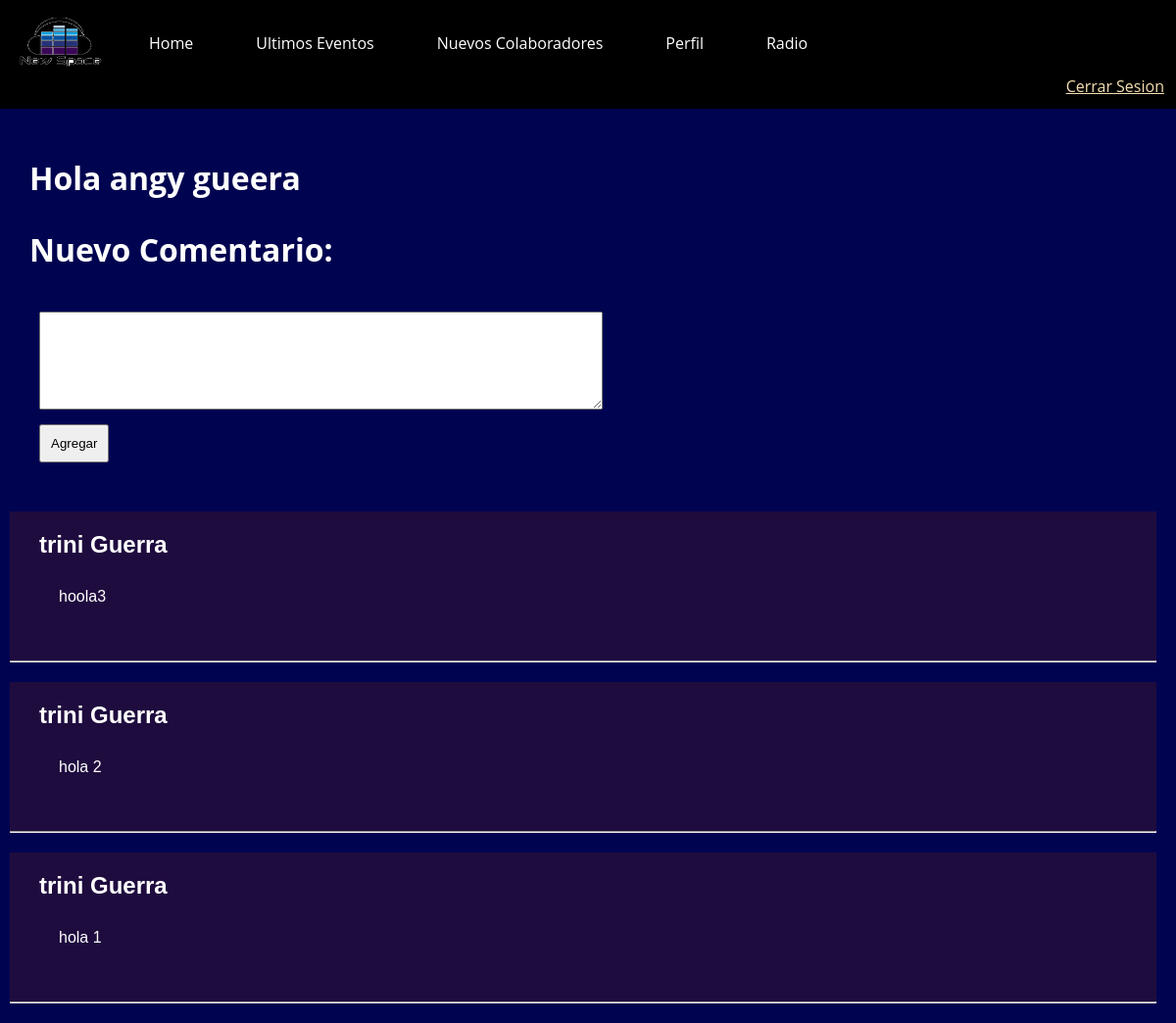
Screenshot of /comentarios.php (signed in) with the database file from the repository.
### tables this page shows
CREATE TABLE IF NOT EXISTS `usuarios` (
  `id_usuario` int(5) NOT NULL AUTO_INCREMENT,
  `nombre` varchar(100) NOT NULL,
  `apellido` varchar(100) NOT NULL,
  `email` varchar(100) NOT NULL,
  `usuario` varchar(100) NOT NULL,
  `clave` varchar(200) NOT NULL,
  `perfil` varchar(200) NOT NULL,
  PRIMARY KEY (`id_usuario`)
);

CREATE TABLE IF NOT EXISTS `comentarios` (
  `id_comentario` int(5) NOT NULL AUTO_INCREMENT,
  `id_usuario` int(5) NOT NULL,
  `comentario` varchar(300) NOT NULL,
  `fecha` datetime NOT NULL,
  PRIMARY KEY (`id_comentario`)
);

### comentarios.php (the view, shortened to what this page needs)
<?php
    include("funciones.php");
?>
<!DOCTYPE html>
<html lang="en">
<head>
    <link rel="stylesheet" href="css/estilo.css">
    <link rel="stylesheet" href="css/estilocolaboradores.css">
    </head>
<body>
    <div class="pagina">
		<div class="contenedor-nav">
            <a href="http://mixlr.com/trinitymiro/?utm_source=desktop_app&utm_medium=share_section&utm_campaign=31.2&utm_content=livepage_link">
            <img src="images/logoo.png" alt="logo" width="100px" height="62px" margin-left="20px" >
        </a>
            <nav class="menuNavegador superficie">
                <ul class="menu-nav__grupo">
                    <li class="menu-nav__item">
                        <a href="indexmenu.php" class="menu-nav__link anchoDeLink">Home</a>
                    </li>
                    <li class="menu-nav__item">
                        <a href="eventos.php" class="menu-nav__link anchoDeLink">Ultimos Eventos</a>
                    </li>
                    <li class="menu-nav__item">
                        <a href="comentarios.php" class="menu-nav__link anchoDeLink">Nuevos Colaboradores</a>
                    </li>
                    <li class="menu-nav__item">
                        <a href="perfil.php" class="menu-nav__link anchoDeLink">Perfil</a>
                    </li>
                    <li class="menu-nav__item">
                            <a href="radio.html" class="menu-nav__link anchoDeLink">Radio</a>
					</li>
                </ul>
        	</nav>
			<div class="cerrar">
		    <a href="cerrar.php">Cerrar Sesion</a>
		</div>
		</div>
		<div class="contenedor_agregar">
		<h1>Hola <?php
			nombre($_SESSION['id']);
		?></h1>
        <form action="agregar_pr.php" method="post">
			<h1>Nuevo Comentario:</h1><br>
			<textarea name="comentario"></textarea>
			<br>
			<input type="submit" value="Agregar">
		</form>
</div>
<div class="comentarios">
		<?php
			include("conexion.php");
			$comentarios = "
						SELECT * FROM comentarios
						ORDER BY fecha DESC
						LIMIT 20
						";
			$comentarios_ej = mysqli_query(
					$conexion, $comentarios
					);
    while( $reg_com = mysqli_fetch_array($comentarios_ej)){
    		echo "<div class='div'>";
		echo "<h2>";
		 nombre($reg_com['id_usuario']);
		echo "</h2>";
		echo "<p>" . $reg_com['comentario'] . "</p>";
			?>
			<?php
        echo "<br><br><hr>";
        echo"</div>";
	}
		?>
 </div>
    </div>
</body>
</html>

### funciones.php (shortened to what this page needs)
<?php
	function nombre($id){
		include("conexion.php");
		$quien = "SELECT nombre, apellido
				  FROM usuarios
				  WHERE id_usuario = $id";
		$quien_ej = mysqli_query(
					$conexion, $quien
					);
		$quien_reg = mysqli_fetch_array($quien_ej);
		echo $quien_reg['nombre'] .
		     " " . $quien_reg['apellido'];
	}
?>

### css/estilo.css (style rules this page uses)
* { margin: 0; padding: 0; box-sizing: border-box; }
body { background-color: #000450; font-family: "Open Sans", sans-serif; color: #FFF; overflow-x: hidden; }
.pagina { position: relative; width: 100%; margin: 0; max-height: 2400px; }
.contenedor-nav { text-align: initial; position: fixed; margin: 0; z-index: 2; top: 0px; width: 100%; padding: 1%; background-color: black; }
.contenedor-nav img { position: absolute; }
.menuNavegador { width: 100%; height: 65px; line-height: 65px; margin-top: 0; margin-left: 140px; }
.menu-nav__grupo { display: flex; list-style-type: none; }
.menu-nav__link { display: block; font-size: 1em; color: #FFF; text-decoration: none; padding: 0 2em; }
.menu-nav__item:first-of-type a { padding-left: 0; }

### css/estilocolaboradores.css (style rules this page uses)
.contenedor_agregar { width: 100%; padding-top:160px; padding-left: 50px; padding-bottom: 30px; }
.contenedor_agregar h1, h2 { margin-left: -20px; margin-bottom: 20px; }
form { width: 50%; padding-top: 10px; }
textarea { width: 100%; margin-left: -10px; height: 100px; }
input { margin-top: 10px; padding: 10px; margin-left: -10px; }
.comentarios { font-family: Verdana, Tahoma, sans-serif; text-align: initial; padding-left: 10px; }
.comentarios h2 { padding-left: 30px; }
.comentarios p { padding: 20px; }
.div { text-align: inherit; margin: 20px; margin-left: 0; min-height: 100px; }
.div h2 { padding-top:20px; margin: 10px; padding-left:20px; }
.div p { text-align: inherit; margin-left: 30px; }
.div { border-color: 2px solid darkgray; background-color: rgb(31, 12, 63); text-align: initial; }
.cerrar { text-align: right; }
.cerrar a { color: wheat; margin-top: 100px; background-color:black;; }

### rows the page displays
usuarios: nombre "angy", apellido "gueera"
comentarios: id_usuario.nombre "trini", id_usuario.apellido "Guerra", comentario "hoola3"
comentarios: id_usuario.nombre "trini", id_usuario.apellido "Guerra", comentario "hola 2"
comentarios: id_usuario.nombre "trini", id_usuario.apellido "Guerra", comentario "hola 1"
